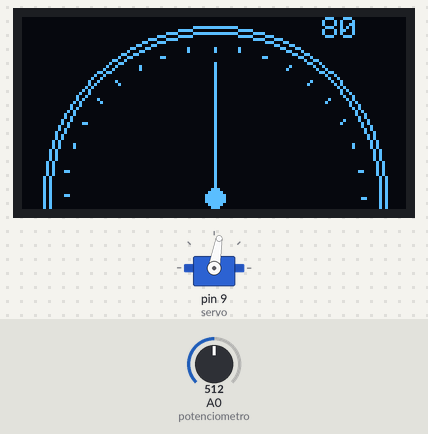
The sketch below on a simulated Arduino Uno, built with avr-gcc and run on an emulated ATmega328P. Parts: servo, 128×64 one-colour display. Inputs (shaded band) come from the test bench; at power-on: A0 (potenciometro) = 512. The display library's start-up logo is not drawn; what the sketch prints to the serial monitor is not drawn.

Above: at 2.3 s.
2.4 s: A0 (potenciometro) set to 350
At 3.6 s:
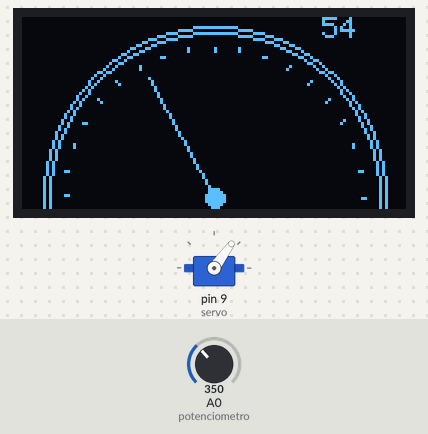
3.9 s: A0 (potenciometro) set to 511
At 4.9 s:
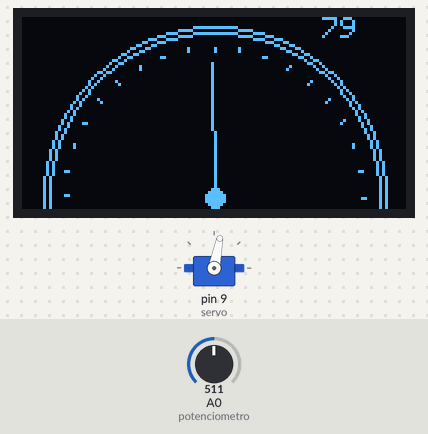
5.4 s: A0 (potenciometro) set to 716
At 6.6 s:
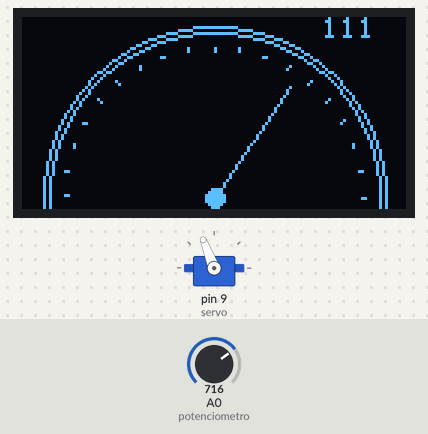
6.9 s: A0 (potenciometro) set to 900
At 7.5 s:
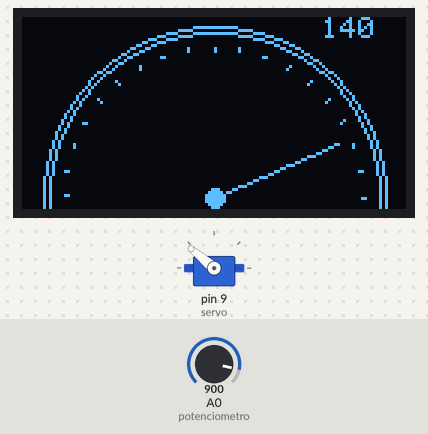
8.4 s: A0 (potenciometro) set to 1023
At 8.9 s:
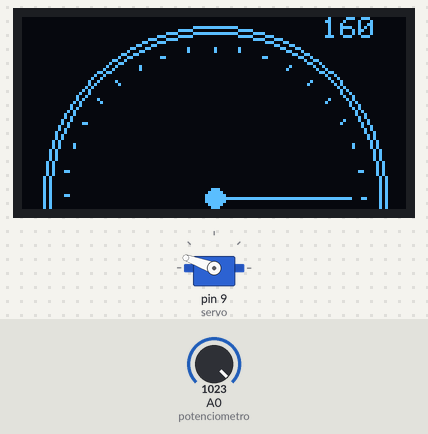
9.9 s: A0 (potenciometro) set to 150
At 10.8 s:
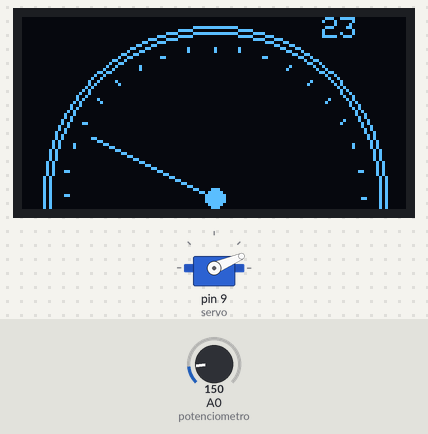
Timing chart, 0 to 12.4 s (numbered marks = the images above; inputs shaded):
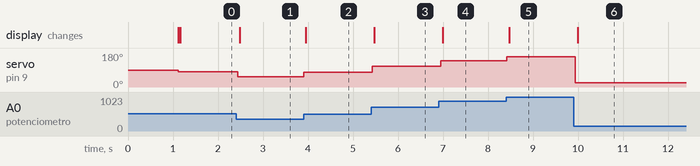

The sketch:

game.ino
```cpp
#include <SPI.h>
#include <Wire.h>
#include <Adafruit_GFX.h>
#include <Adafruit_SSD1306.h>
#include <OneWire.h>
#include <DallasTemperature.h>
#include <Servo.h>

Adafruit_SSD1306 display(128, 64, &Wire, -1);
Servo servo;
const byte ang_min = 0;
const byte ang_max = 160;
int potenciometro = A0;

int prev_x1 = 64;
int prev_y1 = 60;

void setup() {
  Serial.begin(9600);
  servo.attach(9);
  display.begin(SSD1306_SWITCHCAPVCC, 0x3C);
  display.display();
  delay(1000);
  display.clearDisplay();
  drawCircle();
  display.display();
}

void loop() {
  int angulo = map(analogRead(potenciometro), 0, 1023, ang_min, ang_max);
  servo.write(angulo);
  Serial.println(angulo);
  delay(20);
  drawAngle(angulo);
}

void drawCircle() {
  display.drawCircle(64, 60, 55, WHITE);
  display.drawCircle(64, 60, 57, WHITE);

  int x0 = 64;
  int y0 = 60;
  int radius = 50;
  for (int angle = 0; angle < 360; angle += 10) {
    int x = x0 + radius * cos(angle * DEG_TO_RAD);
    int y = y0 + radius * sin(angle * DEG_TO_RAD);
    display.drawPixel(x, y, SSD1306_WHITE);
  }

  radius = 49;
  for (int angle = 0; angle < 360; angle += 10) {
    int x = x0 + radius * cos(angle * DEG_TO_RAD);
    int y = y0 + radius * sin(angle * DEG_TO_RAD);
    display.drawPixel(x, y, SSD1306_WHITE);
  }
}

void drawAngle(int angle) {
  int x0 = 64;
  int y0 = 60;
  int radius = 45;
  float rad = radians(angle * 1.125);
  int x1 = x0 + radius * cos(rad) * -1;
  int y1 = y0 - radius * sin(rad);

  display.drawLine(x0, y0, prev_x1, prev_y1, SSD1306_BLACK);
  display.drawLine(x0, y0, x1, y1, SSD1306_WHITE);
  display.fillCircle(64, 60, 3, WHITE);
  display.fillRect(100, 0, 28, 10, SSD1306_BLACK);
  display.setCursor(100, 0);
  display.setTextColor(SSD1306_WHITE);
  display.setTextSize(1);
  display.print(angle);

  display.display();

  prev_x1 = x1;
  prev_y1 = y1;
}
```

Measured:
- after the input at 2.4 s, servo on pin 9 (servo): 80° → 54° at once; the display: changes after 0.09 s (image 1)
- after the input at 3.9 s, servo on pin 9 (servo): 54° → 79° at once; the display: changes after 0.05 s (image 2)
- after the input at 5.4 s, servo on pin 9 (servo): 79° → 111° at once; the display: changes after 0.08 s (image 3)
- after the input at 6.9 s, servo on pin 9 (servo): 111° → 140° after 0.05 s; the display: changes after 0.10 s (image 4)
- after the input at 8.4 s, servo on pin 9 (servo): 140° → 160° at once; the display: changes after 0.07 s (image 5)
- after the input at 9.9 s, servo on pin 9 (servo): 160° → 23° at once; the display: changes after 0.09 s (image 6)
